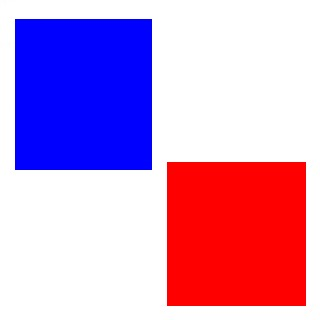
#> input picture Rotulation/paint2.jpg, 320 x 320 px
$ python labeling.py paint2.jpg
#> lines starting #> are read from the running program, lines starting #| are printed output that depends on the picture; after the words box and inside, x2 and y2 are one past the last pixel; in counts of white or black regions, pixels touching at a corner belong together
import sys
import cv2 as cv
import random
from PIL import Image

def img2binary(img, threshold):
    binarized = img
    for i in range(width):
        for j in range(height):
            R, G, B = img.getpixel((i, j))
            if ( (R + G + B) / 3 <= threshold):
                # regions
                binarized.putpixel((i, j), (0, 0, 0))
            else:
                # backgrond
                binarized.putpixel((i, j), (255, 255, 255))
    return binarized


image_file_name = sys.argv[1]
original_image = Image.open(image_file_name)
#> original_image is the input picture: PIL image 320x320 RGB; mean R, G, B 202.9, 153.6, 204.4
width, height = original_image.size
#> width = 320; height = 320
print('------- Original dimensions of image:')
print("------> Height: ", height)
#| ------> Height:  320
print("------> Width: ", width)
#| ------> Width:  320


#Transforma a imagem original em uma imagem binária
binarized_image = img2binary(original_image, 200)
#> after the loop in img2binary, `for i in range(width):`:
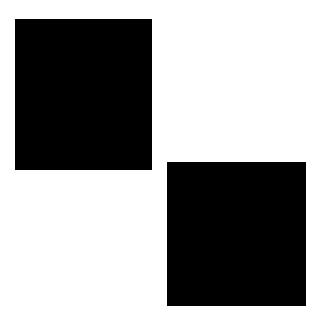
#> binarized: PIL image 320x320 RGB; 60.3% white; 2 black regions, box (x1, y1, x2, y2) and area: (15, 19, 152, 170) 20687, (167, 162, 306, 306) 20016

# save binarized image
binarized_image.save(f'binary-{image_file_name}')

img = cv.imread('binary-'+image_file_name)
#> img: shape (320, 320, 3); min 0, max 255, mean 153.6
cv.imshow('binarized image', img)
cv.waitKey()
cv.destroyAllWindows()

# copied matrix to apply labeling
labeling = binarized_image
case1 = 0
case2 = 0
case3 = 0
case4 = 0

# labeling process
for i in range(1, width):
    for j in range(1, height):
        s = binarized_image.getpixel((i - 1, j))
        r = binarized_image.getpixel((i, j - 1))
        p = binarized_image.getpixel((i, j))

        # p are black, regions
        if p != (255, 255, 255):

            # case 4
            # label collision, store the label pair as being equivalent
            if (s != (255, 255, 255) and r != (255, 255, 255)) and (labeling.getpixel((i - 1, j)) != labeling.getpixel((i, j - 1))):
                case4 += 1
                labeling.putpixel( (i, j), labeling.getpixel((i, j - 1)) )
                labeling.putpixel( (i-1, j), labeling.getpixel((i, j - 1)) )

            # case 3
            # s and r are black in binarized, s and r had equals labels in labeling
            elif (s != (255, 255, 255) and r != (255, 255, 255)) and (labeling.getpixel((i - 1, j)) == labeling.getpixel((i, j - 1))):
                case3 += 1
                labeling.putpixel( (i, j), labeling.getpixel((i, j - 1)) )

            # case 2
            # s or r are black, assing label of pixel tha has black pixel
            elif s != (255, 255, 255) or r != (255, 255, 255):
                case2 += 1
                if s != (255, 255, 255):
                    labeling.putpixel((i, j), labeling.getpixel((i - 1, j)))
                elif r != (255, 255, 255):
                    labeling.putpixel((i, j), labeling.getpixel((i, j - 1)))

            # case 1
            # s and r are white, assing new label
            elif s != (0, 0, 0) and r != (0, 0, 0):
                r = random.randint(0, 255)
                g = random.randint(0, 255)
                b = random.randint(0, 255)

                labeling.putpixel((i, j), (r, g-50, b))
                case1 += 1
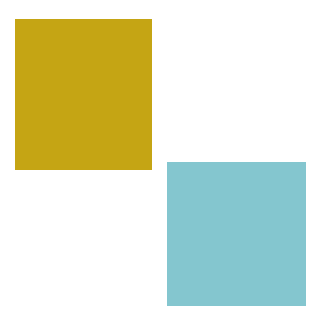
#> labeling: PIL image 320x320 RGB; mean R, G, B 219.2, 225.7, 198.1
#> after the loop, b = 207; case1 = 2; case2 = 567; case3 = 40134; case4 = 0; g = 248

# save labeled image
labeling.save('labeled-'+image_file_name)
print('case1:', case1)
#| case1: 2
print('case2:', case2)
#| case2: 567
print('case3:', case3)
#| case3: 40134
print('case4:', case4)
#| case4: 0

# using opencv to open image
img = cv.imread('labeled-'+image_file_name)
cv.imshow('labeled image', img)
cv.waitKey()
cv.destroyAllWindows()

$ run again, on Rotulation/paint4.jpg
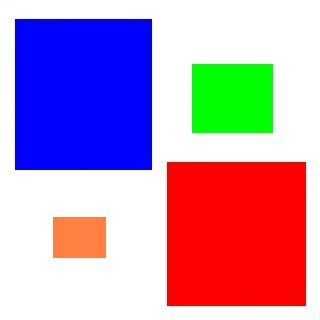
#> input picture Rotulation/paint4.jpg, 320 x 320 px
#> original_image is the input picture: PIL image 320x320 RGB; mean R, G, B 188.4, 150.8, 185.8
#| ------> Height:  320
#| ------> Width:  320
#> after the loop in img2binary, `for i in range(width):`:
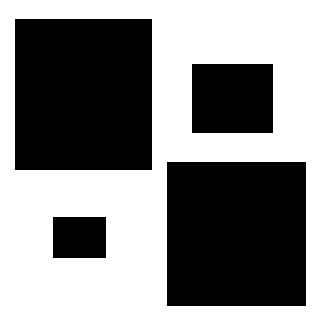
#> binarized: PIL image 320x320 RGB; 52.7% white; 4 black regions, box (x1, y1, x2, y2) and area: (15, 19, 152, 170) 20687, (167, 162, 306, 306) 20016, (192, 64, 273, 133) 5589, (53, 217, 106, 258) 2173
#> after the loop `for i in range(1, width):`:
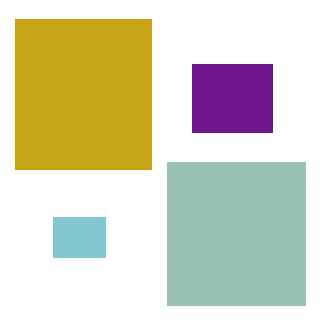
#> labeling: PIL image 320x320 RGB; mean R, G, B 213.3, 210.9, 186.4
#> after the loop `for i in range(1, width):`: b = 144; case1 = 4; case2 = 807; case3 = 47654; case4 = 0; g = 71
#| case1: 4
#| case2: 807
#| case3: 47654
#| case4: 0

$ run again, on Rotulation/paint7.jpg
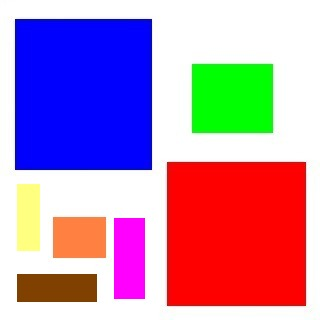
#> input picture Rotulation/paint7.jpg, 320 x 320 px
#> original_image is the input picture: PIL image 320x320 RGB; mean R, G, B 185.2, 140.3, 177.9
#| ------> Height:  320
#| ------> Width:  320
#> after the loop in img2binary, `for i in range(width):`:
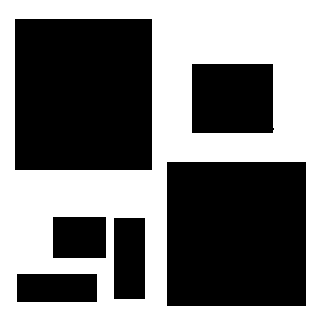
#> binarized: PIL image 320x320 RGB; 48% white; 1 white region, box (x1, y1, x2, y2) and area: (0, 0, 320, 320) 49182
#> after the loop `for i in range(1, width):`:
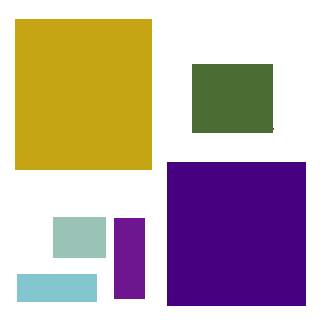
#> labeling: PIL image 320x320 RGB; mean R, G, B 189.1, 170.7, 166.2
#> after the loop `for i in range(1, width):`: b = 50; case1 = 6; case2 = 1024; case3 = 52188; case4 = 0; g = 158
#| case1: 6
#| case2: 1024
#| case3: 52188
#| case4: 0
